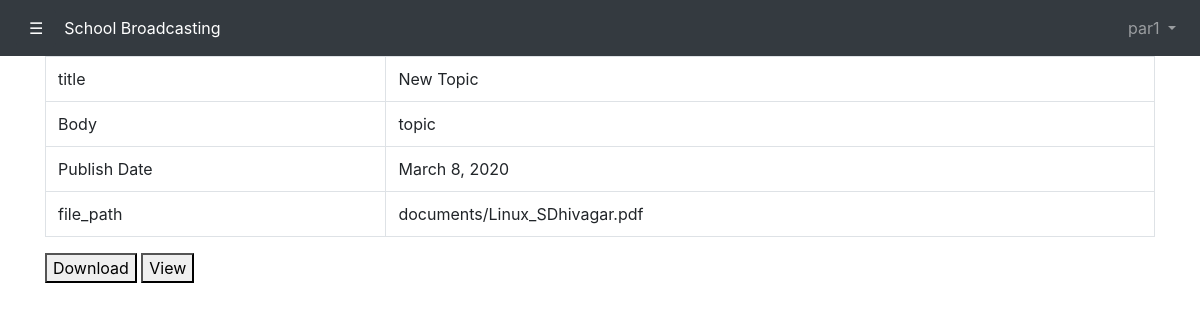
The page /parent/oldmessage/5 (signed in) on the database its author committed.
### staff/models.py (models this page shows, shortened)
class User(AbstractUser):
    is_teacher = models.BooleanField(default= False)
    is_parent = models.BooleanField(default= False)
    bio = models.TextField(validators=[highvaluelength])
    birth_date = models.DateField(default=None)
    address = models.CharField(max_length=100, default=None, validators=[highvaluelength])

class Message(models.Model):
    grade_id = models.ForeignKey(Grade,on_delete=models.CASCADE)
    staff_id = models.ForeignKey(Staff,on_delete=models.CASCADE)
    file_path = models.FileField(upload_to='documents/')
    pub_date = models.DateField()
    topic_body = models.TextField(validators=[highvaluelength])
    topic_title = models.CharField(max_length=50, validators=[valuelength])

### parent/views.py (the view)
# urls.py: path('oldmessage/<int:id>', oldmessageView),
def oldmessageView(request, id):
    message = Message.objects.get(id = id)
    return render(request,'parent/messageview.html',{'msg':message})

### template/parent/messageview.html
{% extends 'parent/base.html' %}
{% block content %}
<div class="container">
<table class="table table-bordered">
<tr>
<td>title</td>
<td>{{msg.topic_title}}</td>
</tr>
<tr>
<td>Body</td>
<td>{{msg.topic_body}}</td>
</tr>
<tr>
<td>Publish Date</td>
<td>{{msg.pub_date}}</td>
</tr>
<tr>
<td>file_path</td>
<td>{{msg.file_path}}</a></td>
</tr>
</table>
<a href= "/parent/download/{{msg.id}}"><button>Download</button></a>
<a href= "/parent/view/{{msg.id}}"><button>View</button></a>
</div>
{% endblock %}

### template/parent/base.html (shortened to what this page needs)
{%load static%}
<html>
    <head>
        <link rel="stylesheet" href="https://maxcdn.bootstrapcdn.com/bootstrap/4.3.1/css/bootstrap.min.css">
    </head>
    <body>
            <div id="app" class="container-fullwidth">
                    <nav class="navbar navbar-expand-sm bg-dark navbar-dark">
                        <button class="btn btn-dark" onclick="openNav()">&#9776;</button>
                        <div id="navbarNavDropdown" class="navbar-collapse collapse" >
                            <ul class="navbar-nav mr-auto">
                                <li class="nav-item active">
                                    <a class="nav-link" href="/staff/dashboard">School Broadcasting <span class="sr-only">(current)</span></a>
                                </li>
                            </ul>
                            <ul class="navbar-nav">
                                <li class="nav-item dropdown">
                                    <a class="nav-link dropdown-toggle" href="http://example.com" id="navbarDropdownMenuLink" data-toggle="dropdown" aria-haspopup="true" aria-expanded="false">
                                      {{request.user.username}}
                                    </a>
                                </li>
                            </ul>
                        </div>
                    </nav>
                </div>
        {% block content %}
        {% endblock %}
    </body>
</html>

### rows shown on the page
User: user.username "par1"
Message: topic_title "New Topic", topic_body "topic", pub_date "March 8, 2020", file_path "documents/Linux_SDhivagar.pdf"
